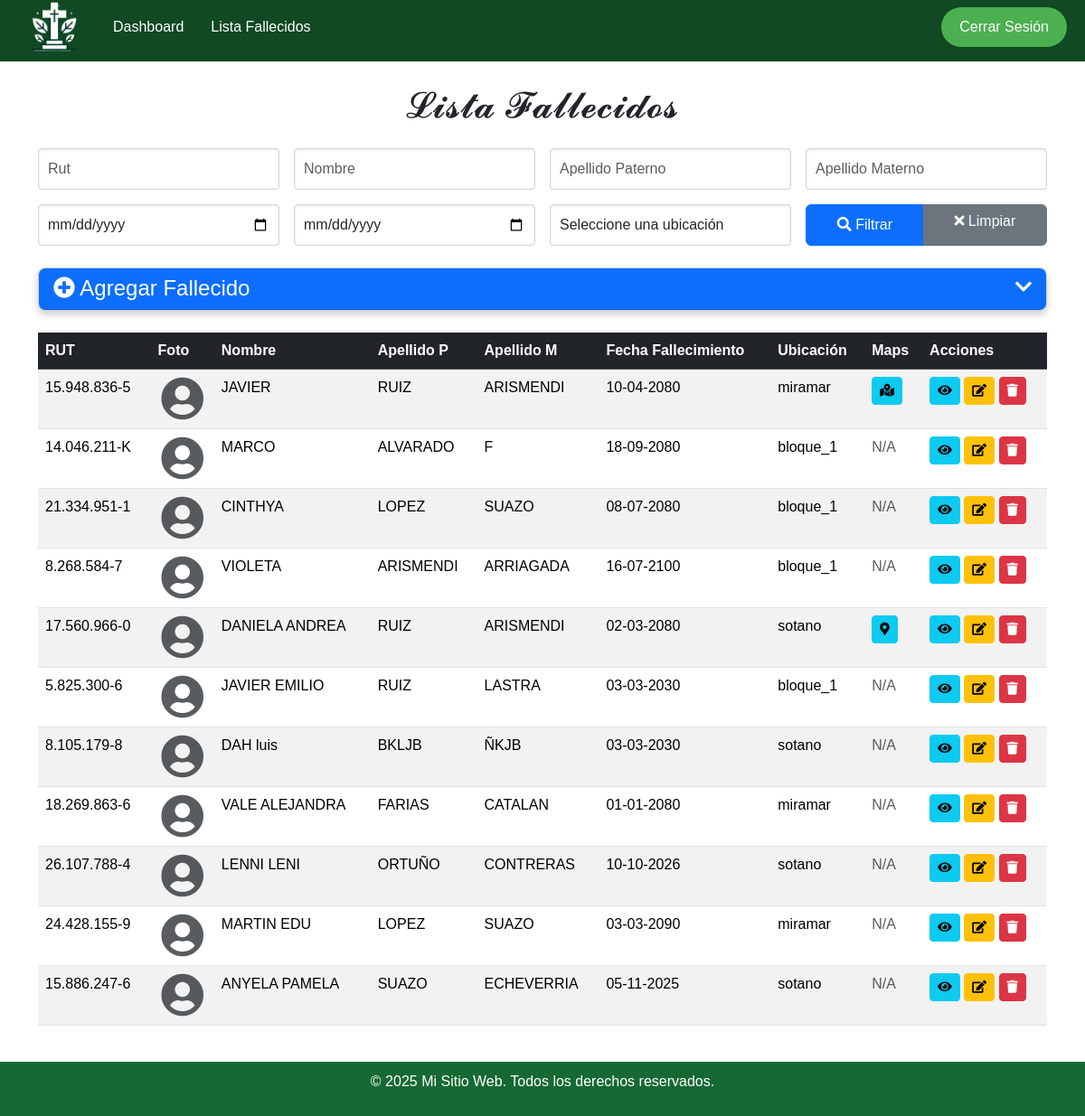
Page /fallecidos/ (signed in) on the earlier database version.
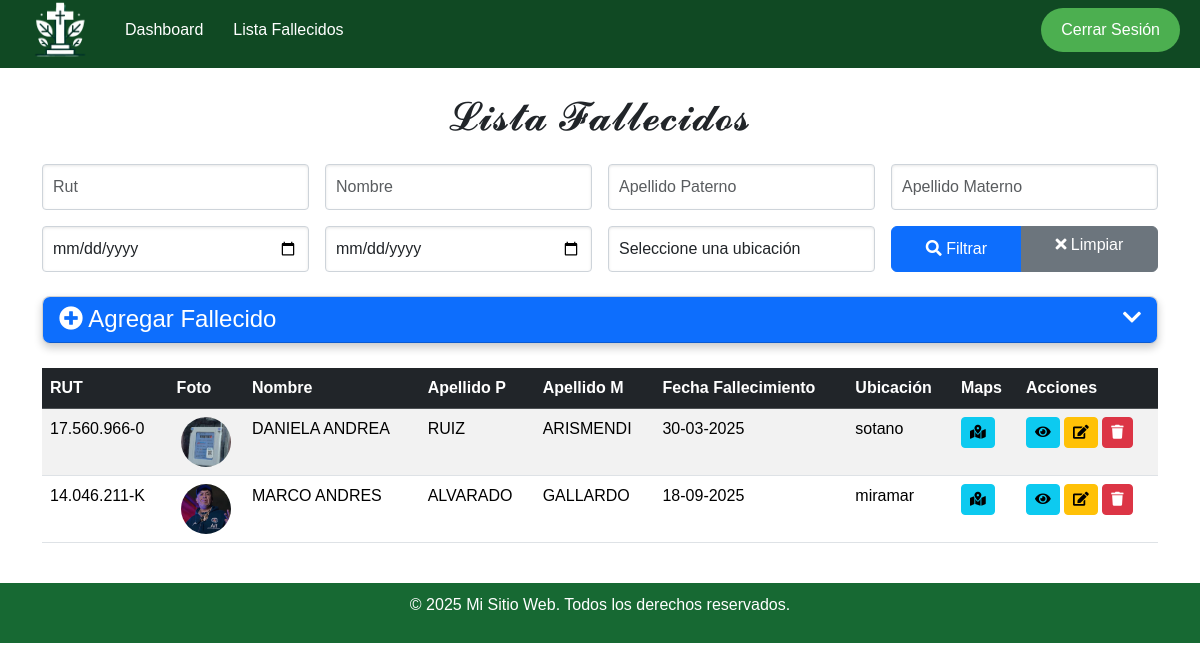
Same page on the later database version.
### crudsimple/models.py (models this page shows, shortened)
class Fallecido(models.Model):
    UBICACION_CHOICES = [
        ('sotano', 'Sótano'),
        ('bloque_1', 'Bloque 1'),
        ('bloque_2', 'Bloque 2'),
        ('miramar', 'Miramar'),
    ]
    PARENTESCO_CHOICES = [
        ('hijo', 'Hijo/a'),
        ('esposo', 'Esposo/a'),
        ('padre', 'Padre/Madre'),
        ('hermano', 'Hermano/a'),
        ('nieto', 'Nieto/a'),
        ('otro', 'Otro'),
    ]
    rut = models.CharField(max_length=50, blank=True)
    nombre = models.CharField(max_length=50, blank=True)
    segundo_nombre = models.CharField(max_length=50, blank=True, null=True, verbose_name="Segundo Nombre")  # 👈 AGREGAR ESTA LÍNEA
    apellido_p = models.CharField(max_length=50, blank=True)
    apellido_m = models.CharField(max_length=50, blank=True)
    fechafallecimiento = models.DateField(blank=True, null=True)
    ubicacion = models.CharField(max_length=50, choices=UBICACION_CHOICES, blank=True)
    maps = models.CharField(max_length=500, blank=True)
    latitud = models.DecimalField(max_digits=10, decimal_places=8, null=True, blank=True, verbose_name="Latitud")
    longitud = models.DecimalField(max_digits=11, decimal_places=8, null=True, blank=True, verbose_name="Longitud")
    foto = models.ImageField(upload_to='fotos_fallecidos/', blank=True, null=True, verbose_name="Foto")
    historia = models.TextField(blank=True, null=True, verbose_name="Historia")
    fecha_registro = models.DateTimeField(auto_now_add=True, verbose_name="Fecha de Registro")
    nombre_familiar = models.CharField(max_length=200, verbose_name="Nombre del Familiar", blank=True, null=True)
    email_familiar = models.EmailField(verbose_name="Email del Familiar", blank=True, null=True)
    telefono_familiar = models.CharField(max_length=15, verbose_name="Teléfono", blank=True, null=True)
    parentesco = models.CharField(max_length=50, verbose_name="Parentesco", choices=PARENTESCO_CHOICES, blank=True, null=True)
    fecha_reduccion = models.DateField(verbose_name="Fecha Reducción (5 años)", blank=True, null=True)
    fecha_mantenimiento_lapida = models.DateField(verbose_name="Mantto. Lápida (2 años)", blank=True, null=True)
    fecha_pintura = models.DateField(verbose_name="Pintura/Retoque (3 años)", blank=True, null=True)
    notificacion_registro_enviada = models.BooleanField(default=False, verbose_name="Notificación Enviada")
    ultima_notificacion = models.DateField(blank=True, null=True, verbose_name="Última Notificación")

### crudsimple/views.py (the view)
# urls.py: path('fallecidos/', views.listadoFallecidos, name='listadoFallecidos'),
@login_required
def listadoFallecidos(request):
    fallecidos = Fallecido.objects.all()
    filter_form = FallecidoFilterForm(request.GET)
    if filter_form.is_valid():
        rut = filter_form.cleaned_data.get('rut')
        nombre = filter_form.cleaned_data.get('nombre')
        apellido_p = filter_form.cleaned_data.get('apellido_p')
        apellido_m = filter_form.cleaned_data.get('apellido_m')
        fecha_inicio = filter_form.cleaned_data.get('fecha_inicio')
        fecha_fin = filter_form.cleaned_data.get('fecha_fin')
        ubicacion = filter_form.cleaned_data.get('ubicacion')
        if rut:
            fallecidos = fallecidos.filter(rut__icontains=rut)
        if nombre:
            fallecidos = fallecidos.filter(nombre__icontains=nombre)
        if apellido_p:
            fallecidos = fallecidos.filter(apellido_p__icontains=apellido_p)
        if apellido_m:
            fallecidos = fallecidos.filter(apellido_m__icontains=apellido_m)
        if fecha_inicio and fecha_fin:
            fallecidos = fallecidos.filter(fechafallecimiento__range=(fecha_inicio, fecha_fin))
        elif fecha_inicio:
            fallecidos = fallecidos.filter(fechafallecimiento__gte=fecha_inicio)
        elif fecha_fin:
            fallecidos = fallecidos.filter(fechafallecimiento__lte=fecha_fin)
        if ubicacion:
            fallecidos = fallecidos.filter(ubicacion=ubicacion)
    context = {
        'fallecidos': fallecidos,
        'filter_form': filter_form,
        'today': timezone.now().date().isoformat(),
    }
    return render(request, 'fallecidos.html', context)

### crudsimple/forms.py
class FallecidoFilterForm(forms.Form):
    rut = forms.CharField(required=False, label="Rut")
    nombre = forms.CharField(required=False, label="Nombre")
    apellido_p = forms.CharField(required=False, label="Apellido Paterno")
    apellido_m = forms.CharField(required=False, label="Apellido Materno")
    fecha_inicio = forms.DateField(required=False, widget=forms.DateInput(attrs={'type': 'date'}), label="Fecha Desde")
    fecha_fin = forms.DateField(required=False, widget=forms.DateInput(attrs={'type': 'date'}), label="Fecha Hasta")
    ubicacion = forms.ChoiceField(
        choices=[('', 'Seleccione una ubicación')] + Fallecido.UBICACION_CHOICES,
        required=False,
        label="Ubicación"
    )

### crudsimple/templates/fallecidos.html (shortened to what this page needs)
{% load static %}
<!DOCTYPE html>
<html lang="es">
<head>
    <link href="https://cdn.jsdelivr.net/npm/bootstrap@5.3.3/dist/css/bootstrap.min.css" rel="stylesheet"
>
    <link rel="stylesheet" href="https://cdnjs.cloudflare.com/ajax/libs/font-awesome/5.15.4/css/all.min.css">
    <link rel="stylesheet" href="{% static 'css/styles.css' %}">
</head>
<body>
    {% include "includes/logout.html" %}
    <div class="container">
        <br>
        <h1 class="text-center mb-4" style="/*padding-left: 30%;*/">𝓛𝓲𝓼𝓽𝓪 𝓕𝓪𝓵𝓵𝓮𝓬𝓲𝓭𝓸𝓼</h1>
        <form method="get" action="{% url 'listadoFallecidos' %}" class="mb-4">
            <div class="row g-3">
                <div class="col-md-3">
                    <input type="text" name="rut" class="form-control campo-input" placeholder="Rut"
                        value="{{ request.GET.rut|default_if_none:'' }}">
                </div>
                <div class="col-md-3">
                    <input type="text" name="nombre" class="form-control campo-input" placeholder="Nombre"
                        value="{{ request.GET.nombre|default_if_none:'' }}">
                </div>
                <div class="col-md-3">
                    <input type="text" name="apellido_p" class="form-control campo-input"
                        value="{{ request.GET.apellido_p|default_if_none:'' }}" placeholder="Apellido Paterno">
                </div>
                <div class="col-md-3">
                    <input type="text" name="apellido_m" class="form-control campo-input"
                        value="{{ request.GET.apellido_m|default_if_none:'' }}" placeholder="Apellido Materno">
                </div>
                <div class="col-md-3">
                    <input type="date" name="fecha_inicio" class="form-control campo-input"
                        value="{{ request.GET.fecha_inicio|default_if_none:'' }}">
                </div>
                <div class="col-md-3">
                    <input type="date" name="fecha_fin" class="form-control campo-input"
                        value="{{ request.GET.fecha_fin|default_if_none:'' }}">
                </div>
                <div class="col-md-3">
                    <select name="ubicacion" class="form-control campo-input">
                        <option value="">Seleccione una ubicación</option>
                    </select>
                </div>
                <div class="col-md-3 d-grid">
                    <div class="btn-group" role="group" style="width: 100%;">
                        <button type="submit" class="btn btn-primary"><i class="fas fa-search"></i> Filtrar</button>
                        <a href="{% url 'listadoFallecidos' %}" class="btn btn-secondary"><i class="fas fa-times"></i>
                            Limpiar</a>
                    </div>
                </div>
            </div>
        </form>
        <div class="card mb-4">
            <div class="card-header bg-primary text-white" style="cursor: pointer;" data-bs-toggle="collapse"
                data-bs-target="#formAgregar">
                <h4 class="mb-0">
                    <i class="fas fa-plus-circle"></i> Agregar Fallecido
                    <small class="float-end"><i class="fas fa-chevron-down"></i></small>
                </h4>
            </div>
        </div>
        {% if fallecidos %}
        <div class="table-responsive">
            <table class="table table-striped table-hover">
                <thead class="table-dark">
                    <tr>
                        <th>RUT</th>
                        <th>Foto</th>
                        <th>Nombre</th>
                        <th>Apellido P</th>
                        <th>Apellido M</th>
                        <th>Fecha Fallecimiento</th>
                        <th>Ubicación</th>
                        <th>Maps</th>
                        <th>Acciones</th>
                    </tr>
                </thead>
                <tbody>
                    {% for fallecido in fallecidos %}
                    <tr>
                        <td>{{ fallecido.rut }}</td>
                        <td class="text-center">
                            {% if fallecido.foto %}
                            <img src="{{ fallecido.foto.url }}" alt="Foto"
                                style="width: 50px; height: 50px; object-fit: cover; border-radius: 50%;">
                            {% else %}
                            <i class="fas fa-user-circle fa-3x text-muted"></i>
                            {% endif %}
                        </td>
                        <td>
                            {{ fallecido.nombre }}
                            {% if fallecido.segundo_nombre and fallecido.segundo_nombre != "None" %}
                            {{ fallecido.segundo_nombre }}
                            {% endif %}
                        </td>
                        <td>{{ fallecido.apellido_p }}</td>
                        <td>{{ fallecido.apellido_m }}</td>
                        <td>{{ fallecido.fechafallecimiento|date:"d-m-Y" }}</td>
                        <td>{{ fallecido.ubicacion }}</td>
                        <td>
                            {% if fallecido.latitud and fallecido.longitud %}
                            <a href="{% url 'mapa_tumba' fallecido.id %}" class="btn btn-sm btn-info" title="Ver Mapa">
                                <i class="fas fa-map-marked-alt"></i>
                            </a>
                            {% elif fallecido.maps %}
                            <a href="{{ fallecido.maps }}" target="_blank" class="btn btn-sm btn-info"
                                title="Google Maps">
                                <i class="fas fa-map-marker-alt"></i>
                            </a>
                            {% else %}
                            <span class="text-muted">N/A</span>
                            {% endif %}
                        </td>
                        <td>
                            <a href="{% url 'detalle_fallecido' fallecido.id %}" class="btn btn-info btn-sm"
                                title="Ver Detalles">
                                <i class="fas fa-eye"></i>
                            </a>
                            <button class="btn btn-warning btn-sm" data-bs-toggle="modal" data-bs-target="#editModal"
                                data-id="{{ fallecido.id }}" data-rut="{{ fallecido.rut }}"
                                data-nombre="{{ fallecido.nombre }}"
                                data-segundo_nombre="{{ fallecido.segundo_nombre }}"
                                data-apellido_p="{{ fallecido.apellido_p }}"
                                data-apellido_m="{{ fallecido.apellido_m }}"
                                data-fechafallecimiento="{{ fallecido.fechafallecimiento|date:'Y-m-d' }}"
                                data-ubicacion="{{ fallecido.ubicacion }}" data-maps="{{ fallecido.maps }}"
                                data-latitud="{{ fallecido.latitud }}" data-longitud="{{ fallecido.longitud }}"
                                data-nombre_familiar="{{ fallecido.nombre_familiar }}"
                                data-email_familiar="{{ fallecido.email_familiar }}"
                                data-telefono_familiar="{{ fallecido.telefono_familiar }}"
                                data-parentesco="{{ fallecido.parentesco }}">
                                <i class="fas fa-edit"></i>
                            </button>
                            <a href="{% url 'eliminarFallecido' fallecido.id %}" class="btn btn-danger btn-sm"
                                onclick="return confirm('¿Está seguro de eliminar este registro?')">
                                <i class="fas fa-trash"></i>
                            </a>
                        </td>
                        {% endfor %}
                </tbody>
            </table>
        </div>
        {% else %}
        <div class="alert alert-info text-center" role="alert">
            <i class="fas fa-info-circle"></i> <strong>No se encontraron resultados en el sistema</strong>
        </div>
        {% endif %}
    </div>
    <footer class="mt-4">
        {% include "includes/footer.html" %}
    </footer>
</body>
</html>

### crudsimple/templates/includes/logout.html
{% load static %}
<nav class="navbar">
    <a href="{% url 'index' %}" class="logo">
        <img src="{% static 'img/logo.png' %}" alt="Logo" class="logo-img">
    </a>
        <div class="menu">
        <a href="{% url 'dashboard' %}">Dashboard</a>
        <a href="{% url 'listadoFallecidos' %}">Lista Fallecidos</a>
    </div>
    <a href="{% url 'logout' %}" margin= "auto" class="login-button">Cerrar Sesión</a>
</nav>

### crudsimple/templates/includes/footer.html
<footer class="footer">
    <p>&copy; 2025 Mi Sitio Web. Todos los derechos reservados.</p>
</footer>

### crudsimple/static/css/styles.css (style rules this page uses)
body { margin: 0; font-family: Arial, sans-serif; }
.navbar { display: flex; align-items: center; background-color: #104923; flex-wrap: wrap; padding-left: 30px; padding-top: 0 !important; }
.logo { font-size: 24px; text-decoration: none; margin-right: 20px; display: flex; align-items: center; }
.menu { display: flex; align-items: center; flex-grow: 1; }
.menu a { color: white; padding: 10px 15px; text-decoration: none; }
.login-button { background-color: #4CAF50; color: white; border: none; padding: 10px 20px; margin-right: 20px; cursor: pointer; font-size: 16px; border-radius: 25px; text-decoration: none; }
.footer { background-color: #176933; color: white; text-align: center; padding: 10px; width: 100%; }
.form-control { border: none; box-shadow: none; padding: 10px; font-size: 1rem; min-width: 150px; }
.logo-img { width: 60px; height: auto; }
.campo-input { border: 1px solid #ced4da; border-radius: 4px; padding: 10px; box-shadow: inset 0 1px 3px rgba(0, 0, 0, 0.1); background-color: #fff; transition: box-shadow 0.3s, border-color 0.3s; }
.card { box-shadow: 0 4px 8px rgba(0, 0, 0, 0.2); border-radius: 8px; overflow: hidden; }

Differences in the rows shown:
removed Fallecido: rut "15.948.836-5", nombre "JAVIER", apellido_p "RUIZ", apellido_m "ARISMENDI", fechafallecimiento "10-04-2080", ubicacion "miramar", latitud -33.0472 (drawn)
removed Fallecido: rut "14.046.211-K", nombre "MARCO", apellido_p "ALVARADO", apellido_m "F", fechafallecimiento "18-09-2080", ubicacion "bloque_1", maps "N/A"
removed Fallecido: rut "21.334.951-1", nombre "CINTHYA", apellido_p "LOPEZ", apellido_m "SUAZO", fechafallecimiento "08-07-2080", ubicacion "bloque_1", maps "N/A"
removed Fallecido: rut "8.268.584-7", nombre "VIOLETA", apellido_p "ARISMENDI", apellido_m "ARRIAGADA", fechafallecimiento "16-07-2100", ubicacion "bloque_1", maps "N/A"
removed Fallecido: rut "17.560.966-0", nombre "DANIELA", segundo_nombre "ANDREA", apellido_p "RUIZ", apellido_m "ARISMENDI", fechafallecimiento "02-03-2080", ubicacion "sotano"
removed Fallecido: rut "5.825.300-6", nombre "JAVIER", segundo_nombre "EMILIO", apellido_p "RUIZ", apellido_m "LASTRA", fechafallecimiento "03-03-2030", ubicacion "bloque_1", maps "N/A"
removed Fallecido: rut "8.105.179-8", nombre "DAH", segundo_nombre "luis", apellido_p "BKLJB", apellido_m "ÑKJB", fechafallecimiento "03-03-2030", ubicacion "sotano", maps "N/A"
removed Fallecido: rut "18.269.863-6", nombre "VALE", segundo_nombre "ALEJANDRA", apellido_p "FARIAS", apellido_m "CATALAN", fechafallecimiento "01-01-2080", ubicacion "miramar", maps "N/A"
removed Fallecido: rut "26.107.788-4", nombre "LENNI", segundo_nombre "LENI", apellido_p "ORTUÑO", apellido_m "CONTRERAS", fechafallecimiento "10-10-2026", ubicacion "sotano", maps "N/A"
removed Fallecido: rut "24.428.155-9", nombre "MARTIN", segundo_nombre "EDU", apellido_p "LOPEZ", apellido_m "SUAZO", fechafallecimiento "03-03-2090", ubicacion "miramar", maps "N/A"
removed Fallecido: rut "15.886.247-6", nombre "ANYELA", segundo_nombre "PAMELA", apellido_p "SUAZO", apellido_m "ECHEVERRIA", fechafallecimiento "05-11-2025", ubicacion "sotano", maps "N/A"
added Fallecido: rut "17.560.966-0", foto (picture), nombre "DANIELA", segundo_nombre "ANDREA", apellido_p "RUIZ", apellido_m "ARISMENDI", fechafallecimiento "30-03-2025", ubicacion "sotano", latitud -33.0472 (drawn)
added Fallecido: rut "14.046.211-K", foto (picture), nombre "MARCO", segundo_nombre "ANDRES", apellido_p "ALVARADO", apellido_m "GALLARDO", fechafallecimiento "18-09-2025", ubicacion "miramar", latitud -33.0472 (drawn)
